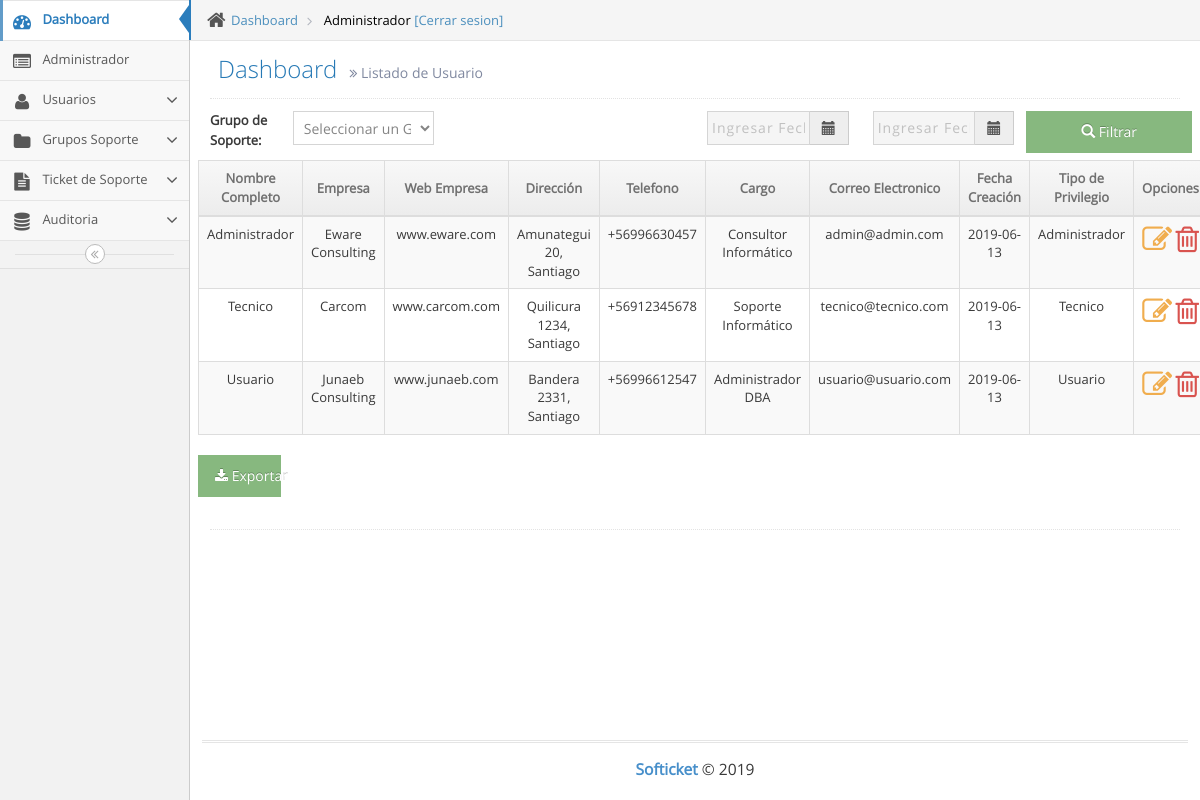
The page /Dashboard/usuarios_administrar.php (signed in) on the database its author committed.
### tables this page shows
CREATE TABLE usuarios (
    user_id INT NOT NULL AUTO_INCREMENT,
    user_nombre VARCHAR(50) NOT NULL,
    user_correo VARCHAR(255) NOT NULL,
    user_password VARCHAR(255) NOT NULL,
    user_empresa VARCHAR(50) NOT NULL,
    user_direccion VARCHAR(50) NOT NULL,
    user_telefono VARCHAR(15) NOT NULL,
    user_web_empresa VARCHAR(50) NOT NULL,
    user_cargo VARCHAR(50) NOT NULL,
    user_fecha_creacion date NOT NULL DEFAULT CURRENT_TIMESTAMP,
    priv_id INT NOT NULL,
    PRIMARY KEY (user_id)
);

CREATE TABLE privilegios (
priv_id INT,
priv_titulo VARCHAR(50),
priv_descripcion VARCHAR(50),
PRIMARY KEY (priv_id)
);

### Dashboard/usuarios_administrar.php (the view, shortened to what this page needs)
<?php
$link = Conectarse();
$filtro_exitoso = false;
if (!$filtro_exitoso) {
    $usuarios = "select *
    from
        usuarios u
    inner join
        privilegios p
    on
        u.priv_id = p.priv_id
    order by
        u.priv_id asc, user_id asc;";
}
$lista_usuarios = mysqli_query($link, $usuarios);
include_once 'menu/header.php';
?>
<div class="page-header">
    <h1>
        Dashboard
        <small>
            <i class="ace-icon fa fa-angle-double-right"></i>
            Listado de Usuario
        </small>
    </h1>
</div>
<form action="usuarios_administrar.php" method="POST" id="form1" name="form1">
    <div class="row">
        <div class="col-sm-1">
            <b>Grupo de Soporte:</b>
        </div>
        <div class="col-sm-2">
            <select name="ticket_perfil_id" class="form-control" onchange="submitForm();">
                <option value="">Seleccionar un Grupo</option>
            </select>
        </div>
        <div class='col-sm-offset-3 col-sm-2'>
            <div class="form-group">
                <div id="filterDate2">
                    <div class="input-group date" data-date-format="yyyy-mm-dd">
                        <input type="text" class="form-control" placeholder="Ingresar Fecha Inicio" style="text-align:center;letter-spacing: 1px" readonly="readonly" name="fechaInicial">
                        <div class="input-group-addon">
                            <span class="glyphicon glyphicon-calendar"></span>
                        </div>
                    </div>
                </div>
            </div>
        </div>
        <div class='col-sm-2'>
            <div class="form-group">
                <div id="filterDate2">
                    <div class="input-group date" data-date-format="yyyy-mm-dd">
                        <input type="text" class="form-control" placeholder="Ingresar Fecha Final" style="text-align:center;letter-spacing: 1px" readonly="readonly" name="fechaFinal">
                        <div class="input-group-addon">
                            <span class="glyphicon glyphicon-calendar"></span>
                        </div>
                    </div>
                </div>
            </div>
        </div>
        <button type="submit" class="btn btn-success col-sm-2">
            <i class="glyphicon glyphicon-search"></i>
            Filtrar
        </button>
    </div>
</form>
<div class="row">
    <div class="col-xs-12">
        <div class="row">
            <div class="card">
                <div class="card-body">
                    <div id="table" class="table-editable">
                        <table class="table table-bordered table-responsive-md table-striped text-center">
                            <thead>
                                <tr>
                                    <th class="text-center">Nombre Completo</th>
                                    <th class="text-center">Empresa</th>
                                    <th class="text-center">Web Empresa</th>
                                    <th class="text-center">Dirección</th>
                                    <th class="text-center">Telefono</th>
                                    <th class="text-center">Cargo</th>
                                    <th class="text-center">Correo Electronico</th>
                                    <th class="text-center">Fecha Creación</th>
                                    <th class="text-center">Tipo de Privilegio</th>
                                    <th class="text-center">Opciones</th>
                                </tr>
                            </thead>
                            <tbody>
                                <?php
                                if ($lista_usuarios) {
                                    while ($row = $lista_usuarios->fetch_assoc()) {
                                        ?>
                                        <tr>
                                            <td class="pt-3-half">
                                                <?php echo $row['user_nombre']; ?>
                                            </td>
                                            <td class="pt-3-half">
                                                <?php echo $row['user_empresa']; ?>
                                            </td>
                                            <td class="pt-3-half">
                                                <?php echo $row['user_web_empresa']; ?>
                                            </td>
                                            <td class="pt-3-half">
                                                <?php echo $row['user_direccion']; ?>
                                            </td>
                                            <td class="pt-3-half">
                                                <?php echo $row['user_telefono']; ?>
                                            </td>
                                            <td class="pt-3-half">
                                                <?php echo $row['user_cargo']; ?>
                                            </td>
                                            <td class="pt-3-half">
                                                <?php echo $row['user_correo']; ?>
                                            </td>
                                            <td class="pt-3-half">
                                                <?php echo $row['user_fecha_creacion']; ?>
                                            </td>
                                            <td class="pt-3-half">
                                                <?php echo $row['priv_titulo']; ?>
                                            </td>
                                            </td>
                                            <td>
                                                <a href="usuarios_editar.php?id=<?php echo $row['user_id']; ?>">
                                                    <i class="ace-icon fa fa-pencil-square-o bigger-230" style="color:#f0ad4e"> </i>
                                                </a>
                                                <a href="usuarios_eliminar.php?id=<?php echo $row['user_id']; ?>">
                                                    <i class="ace-icon fa fa-trash-o bigger-230" style="color:#d9534f"> </i>
                                                </a>
                                            <?php
                                            }
                                        }
                                        ?>
                                </tr>
                            </tbody>
                        </table>
                    </div>
                </div>
            </div>
            <form action="exportar_to_csv.php" method="post" id="form3" name="form3">
                <button type="submit" class="btn btn-success col-sm-1" id="submit-form3" name="submit-form3">
                    <i class="fa fa-download"></i>
                    Exportar
                </button>
            </form>
        </div>
        <div class="hr hr32 hr-dotted"></div>
    </div>
</div>
<?php
include_once 'menu/footer.php';
?>

### rows shown on the page
usuarios: user_nombre "Administrador", user_empresa "Eware Consulting", user_web_empresa "www.eware.com", user_direccion "Amunategui 20, Santiago", user_telefono "+56996630457", user_cargo "Consultor Informático", user_correo "admin@admin.com", user_fecha_creacion "2019-06-13", priv.priv_titulo "Administrador"
usuarios: user_nombre "Tecnico", user_empresa "Carcom", user_web_empresa "www.carcom.com", user_direccion "Quilicura 1234, Santiago", user_telefono "+56912345678", user_cargo "Soporte Informático", user_correo "tecnico@tecnico.com", user_fecha_creacion "2019-06-13", priv.priv_titulo "Tecnico"
usuarios: user_nombre "Usuario", user_empresa "Junaeb Consulting", user_web_empresa "www.junaeb.com", user_direccion "Bandera 2331, Santiago", user_telefono "+56996612547", user_cargo "Administrador DBA", user_correo "usuario@usuario.com", user_fecha_creacion "2019-06-13", priv.priv_titulo "Usuario"

### other values the page prints
$_COOKIE['user_nombre'] "Administrador"
